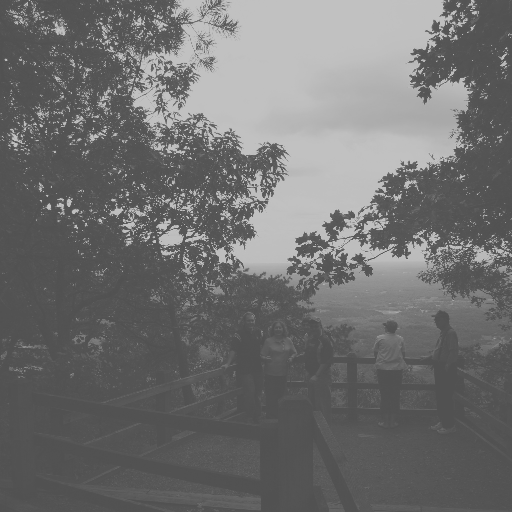
%> input picture HW3/inputs/nrg_512.tif, 512 x 512 px
$ octave Q2_1.m   (GNU Octave 9; MATLAB toolbox functions it lacks are replaced by stand-ins)
%> lines starting %> are read from the running program, lines starting %| are printed output that depends on the picture
filename='inputs/nrg_512.tif';
im = imread(filename);
%> im is the input picture: size 512x512 uint8; min 81, max 193, mean 112.2
res = histeq(im);
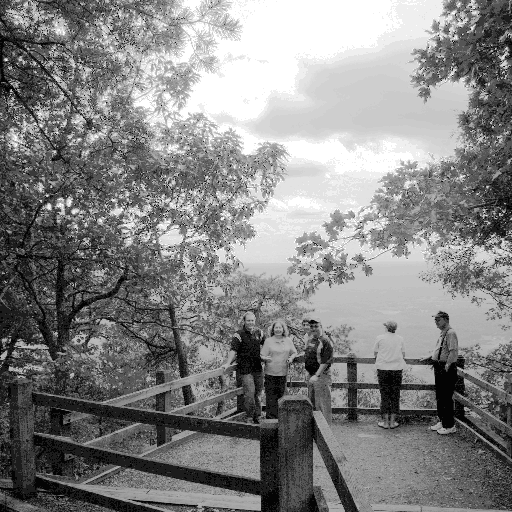
%> res: size 512x512 uint8; min 4, max 255, mean 132.3

h=figure;

subplot(2,2,1)
imshow(im)
subplot(2,2,2)
imhist(im)
subplot(2,2,3)
imshow(res)
subplot(2,2,4)
imhist(res)
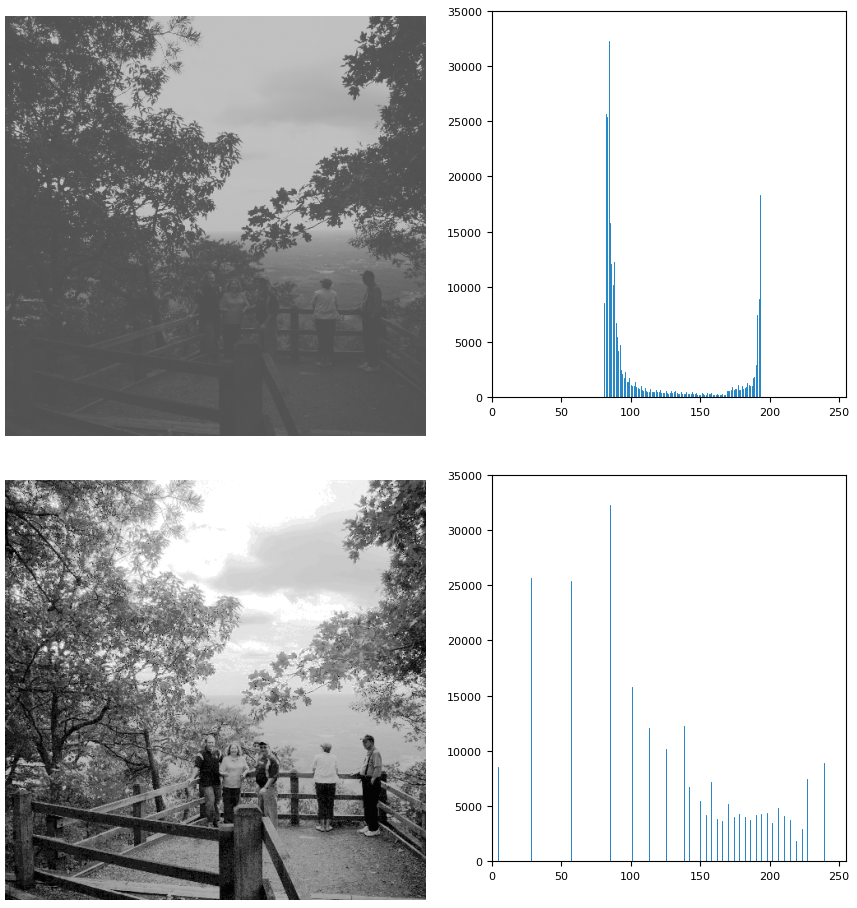
%> figure redrawn from the program's plot data, 4 panels

saveas(h,'outputs/Q2/Q2_1.png')

$ run again, with HW3/inputs/mzrun_color_512.jpg saved as HW3/inputs/nrg_512.tif
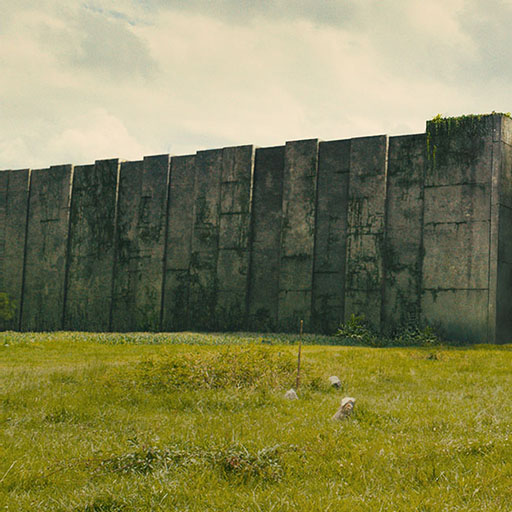
%> input picture HW3/inputs/mzrun_color_512.jpg, 512 x 512 px
%> im is the input picture: size 512x512x3 uint8; mean R, G, B 130.1, 129.5, 84.9
%> `res = histeq(im);`:
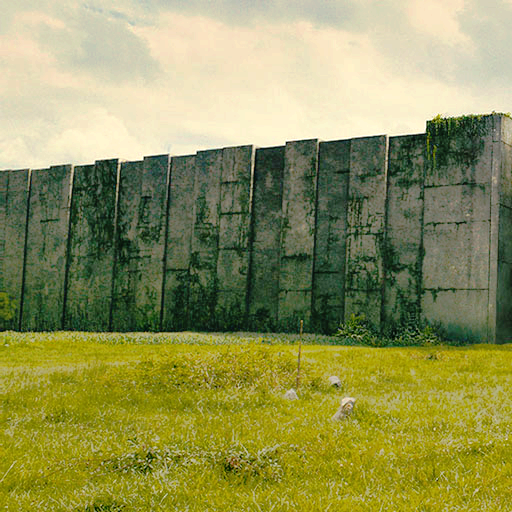
%> res: size 512x512x3 uint8; mean R, G, B 144.3, 146.7, 87.7
%> `imhist(res)`:
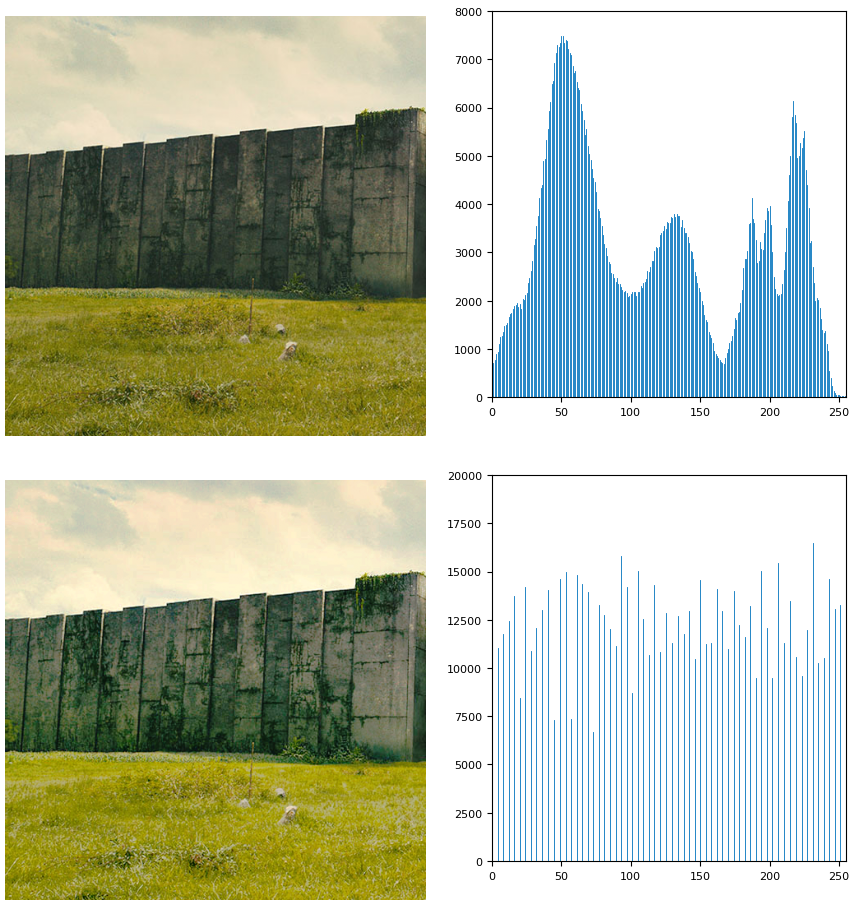
%> figure redrawn from the program's plot data, 4 panels
